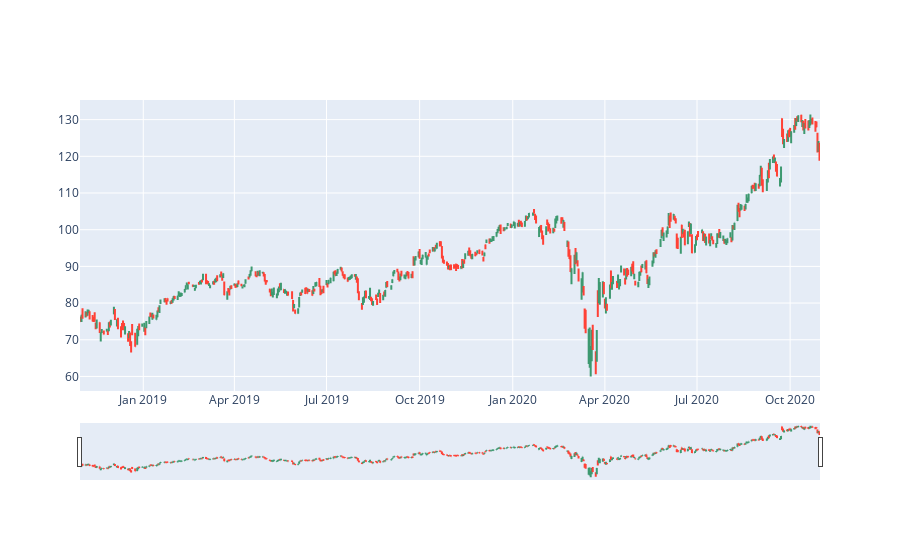

The code cell stored with this chart in its notebook:
### Code cell
import plotly.graph_objects as go
fig = go.Figure(
    data=go.Ohlc(
        x=df.index,
        open=df["Open"],
        high=df["High"],
        low=df["Low"],
        close=df["Close"],
    )
)
fig.show()

### Figure 1 — Plotly figure (JSON) as saved in the notebook; plotly's stock layout.template omitted (floating-point values rounded to 4 significant figures; data arrays with more than 128 entries replaced by an {"elided": "..."} marker saying what was removed)
{"data": [{"close": {"elided": "504 float values"}, "high": {"elided": "504 float values"}, "low": {"elided": "504 float values"}, "open": {"elided": "504 float values"}, "type": "ohlc", "x": {"elided": "504 str values"}}], "layout": {}}
